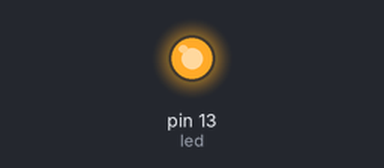
A sketch run on a simulated Arduino Uno, built with avr-gcc and run on an emulated ATmega328P. Shown: output pins drawn as LEDs (lit = HIGH). Random numbers use the default seed unless the sketch sets one.

Above: at 0.2 s.
At 30.81 s:
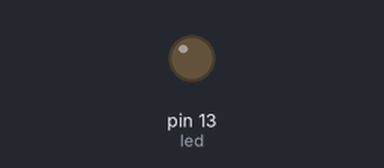
Timing chart, 0 to 40.0 s (numbered marks = the images above):
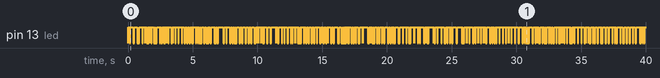

The sketch:

internal-led.ino
```cpp
/*
  Blinky
  Make it look like my Arduino is doing something nefarious.
 */

int led = 13;

void setup() {
  pinMode(led, OUTPUT);
}

void loop() {
  // Create a couple random delays.
  int on_delay = random(1, 250);
  int off_delay = random(1, 100);
  digitalWrite(led, HIGH);
  delay(on_delay);
  digitalWrite(led, LOW);
  delay(off_delay);
}
```
